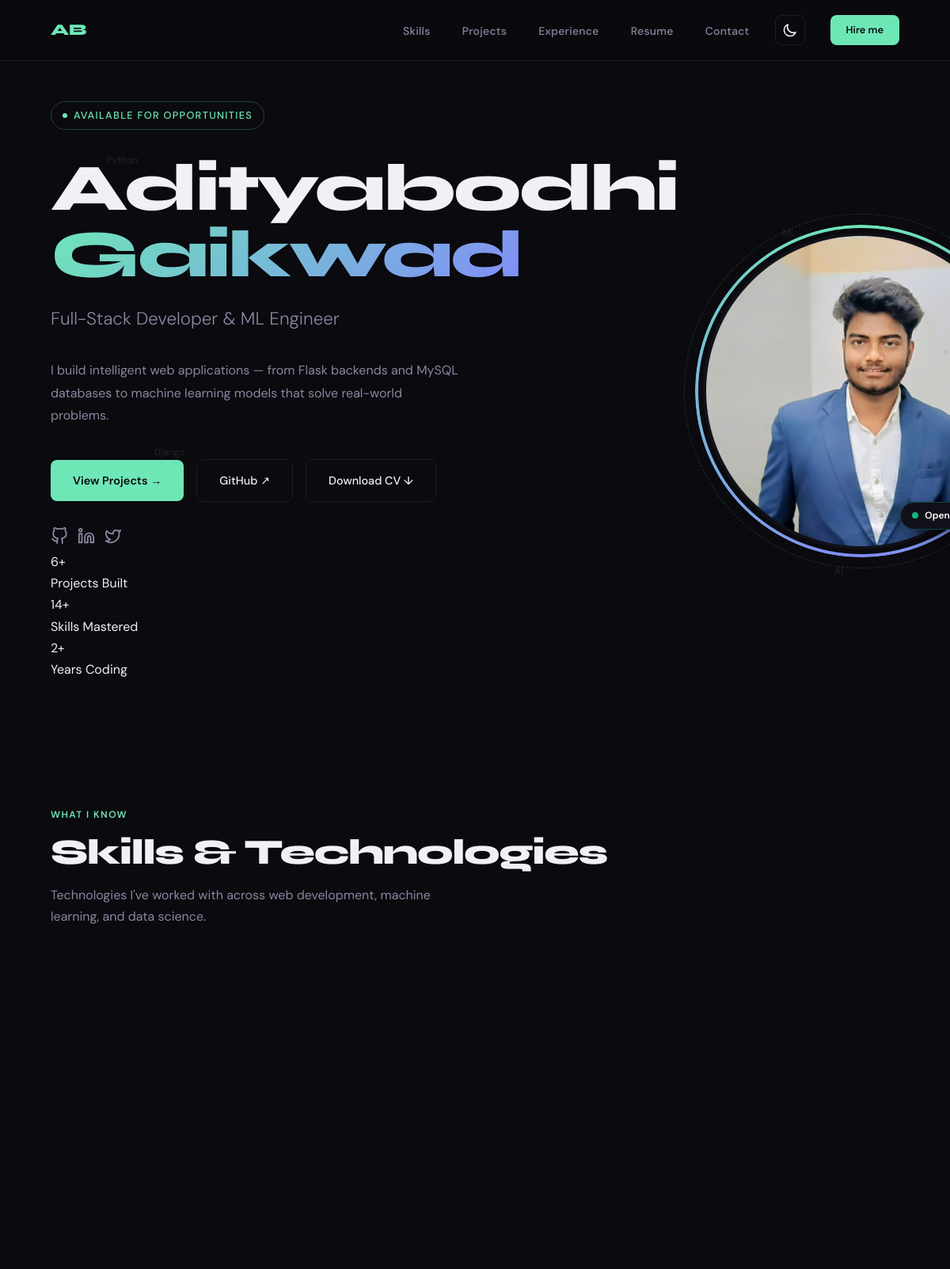
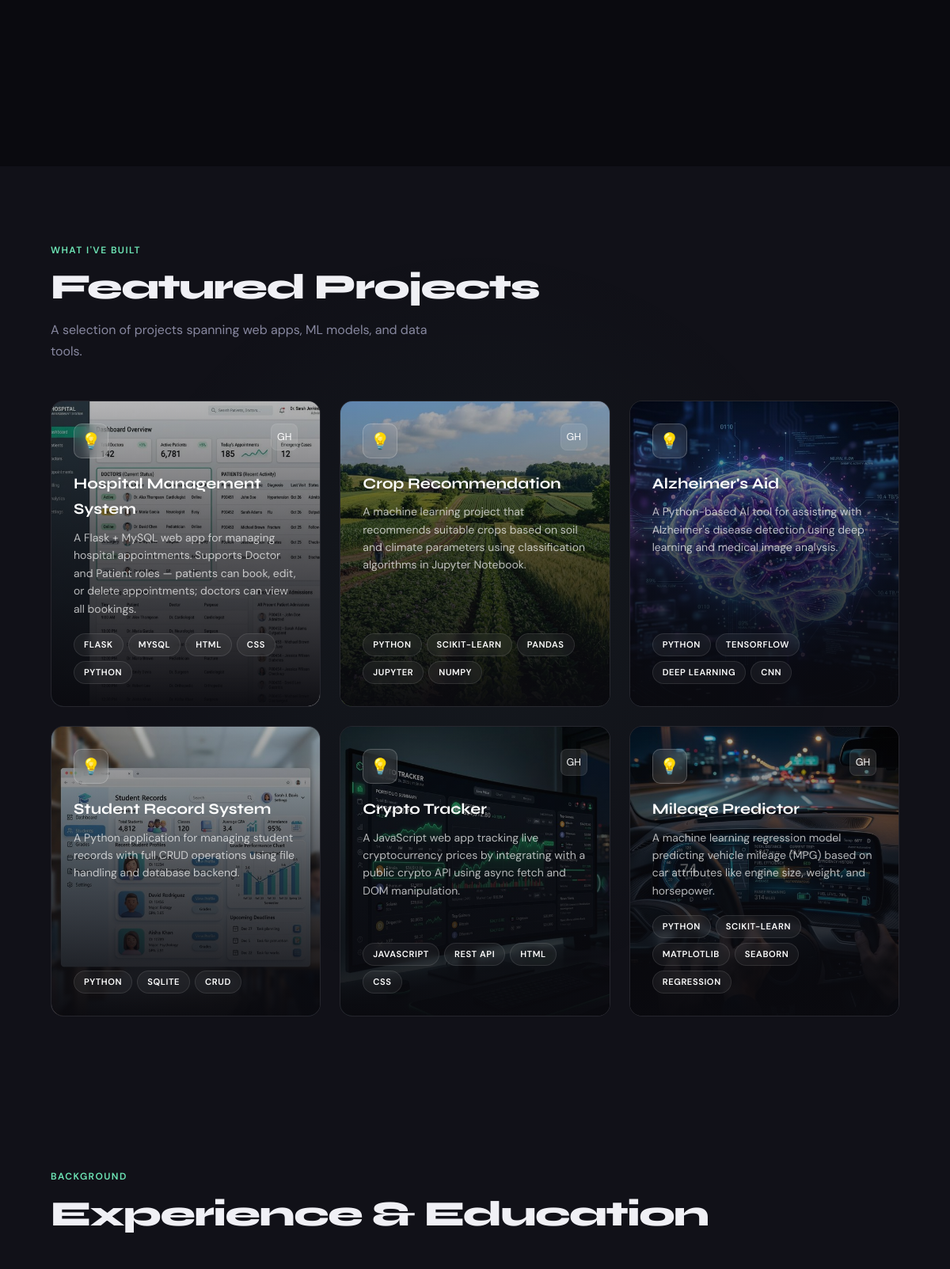
The page / (upper part) on the database its author committed (2 pictures, top to bottom).
### portfolio/models.py (models this page shows, shortened)
class Project(models.Model):
    title = models.CharField(max_length=200)
    description = models.TextField()
    tech_stack = models.CharField(max_length=300, help_text="Comma-separated technologies")
    github_url = models.URLField(blank=True)
    live_url = models.URLField(blank=True)
    image = models.ImageField(upload_to='projects/', blank=True, null=True)
    is_featured = models.BooleanField(default=False)
    order = models.IntegerField(default=0)
    created_at = models.DateTimeField(auto_now_add=True)
    class Meta:
        ordering = ['order', '-created_at']
    def get_tech_list(self):
        return [t.strip() for t in self.tech_stack.split(',') if t.strip()]

### portfolio/views.py (the view)
# urls.py: path('', views.home, name='home'),
def home(request):
    projects = Project.objects.filter(is_featured=True)[:6]
    skills = Skill.objects.all()
    experiences = Experience.objects.all()
    skills_by_category = {}
    for skill in skills:
        key = skill.category
        if key not in skills_by_category:
            skills_by_category[key] = {
                'display': skill.get_category_display(),
                'skills': []
            }
        skills_by_category[key]['skills'].append(skill)
    context = {
        'projects': projects,
        'skills_by_category': skills_by_category,
        'experiences': experiences,
        'total_projects': Project.objects.count(),
        'total_skills': Skill.objects.count(),
    }
    return render(request, 'portfolio/index.html', context)

### portfolio/templates/portfolio/index.html (shortened to what this page needs)
{% load static %}
<!DOCTYPE html>
<html lang="en">
<head>
</head>
<body>
  <nav>
    <div class="nav-left">
      <a href="#" class="nav-logo">AB</a>
    </div>
    <div class="nav-right">
      <ul class="nav-links" id="navLinks">
        <li><a href="#skills">Skills</a></li>
        <li><a href="#projects">Projects</a></li>
        <li><a href="#experience">Experience</a></li>
        <li><a href="{% static 'portfolio/resume.pdf' %}" download>Resume</a></li>
        <li><a href="#contact">Contact</a></li>
      </ul>
      <button class="theme-toggle" id="themeToggle" aria-label="Toggle theme">
        <svg class="moon-icon" fill="none" stroke="currentColor" viewBox="0 0 24 24">
          <path stroke-linecap="round" stroke-linejoin="round" stroke-width="2"
            d="M20.354 15.354A9 9 0 018.646 3.646 9.003 9.003 0 0012 21a9.003 9.003 0 008.354-5.646z" />
        </svg>
      </button>
      <a href="#contact" class="btn-primary" style="padding:0.5rem 1.25rem; font-size:0.8rem;">Hire me</a>
    </div>
  </nav>
  <section class="hero" id="home">
    <div class="glow-spotlight" id="spotlight"></div>
    <div class="hero-bg">
      <div class="floating-pill" style="top: 20%; left: 10%; animation-delay: 0s;">Python</div>
      <div class="floating-pill" style="top: 60%; left: 15%; animation-delay: 2s;">Django</div>
      <div class="floating-pill" style="top: 30%; right: 15%; animation-delay: 1s;">ML</div>
      <div class="floating-pill" style="bottom: 20%; right: 10%; animation-delay: 3.5s;">AI</div>
    </div>
    <div class="hero-grid"></div>
    <div class="hero-content">
      <div class="hero-tag">Available for opportunities</div>
      <h1 class="hero-name">Adityabodhi <br><span>Gaikwad</span></h1>
      <p class="hero-role">Full-Stack Developer &amp; ML Engineer</p>
      <p class="hero-desc">I build intelligent web applications — from Flask backends and MySQL databases to machine
        learning models that solve real-world problems.</p>
      <div class="hero-btns">
        <a href="#projects" class="btn-primary">View Projects →</a>
        <a href="https://github.com/Adityabodhi" target="_blank" class="btn-outline">GitHub ↗</a>
        <a href="{% static 'portfolio/resume.pdf' %}" download class="btn-outline">Download CV ↓</a>
      </div>
      <div class="hero-social-links">
        <a href="https://github.com/Adityabodhi" target="_blank" title="GitHub"></a>
        <a href="https://linkedin.com/in/adityabodhi-gaikwad" target="_blank" title="LinkedIn"></a>
        <a href="https://x.com/Adityabodhi_Ml" target="_blank" title="Twitter"><svg width="22" height="22"
            viewBox="0 0 24 24" fill="none" stroke="currentColor" stroke-width="2" stroke-linecap="round"
            stroke-linejoin="round">
            <path
              d="M22 4s-.7 2.1-2 3.4c1.6 10-9.4 17.3-18 11.6 2.2.1 4.4-.6 6-2C3 15.5.5 9.6 3 5c2.2 2.6 5.6 4.1 9 4-.9-4.2 4-6.6 7-3.8 1.1 0 3-1.2 3-1.2z">
            </path>
          </svg></a>
      </div>
      <div class="hero-stats">
        <div>
          <div class="stat-num">{{ total_projects|default:"6" }}<span>+</span></div>
          <div class="stat-lbl">Projects Built</div>
        </div>
        <div>
          <div class="stat-num">{{ total_skills|default:"15" }}<span>+</span></div>
          <div class="stat-lbl">Skills Mastered</div>
        </div>
        <div>
          <div class="stat-num">2<span>+</span></div>
          <div class="stat-lbl">Years Coding</div>
        </div>
      </div>
    </div>
    <div class="hero-img">
      <div class="profile-ring-wrap">
        <img src="{% static 'portfolio/images/profile.jpg' %}" alt="Adityabodhi Gaikwad">
        <span class="available-badge">
          <span class="badge-dot"></span> Open to Work
        </span>
      </div>
    </div>
  </section>
  <section id="skills">
    <div class="section-tag">What I know</div>
    <h2 class="section-title">Skills &amp; Technologies</h2>
    <p class="section-sub">Technologies I've worked with across web development, machine learning, and data science.</p>
    {% if skills_by_category %}
    <div class="skills-grid">
    </div>
    {% endif %}
  </section>
  <section id="projects">
    <div class="section-tag">What I've built</div>
    <h2 class="section-title">Featured Projects</h2>
    <p class="section-sub">A selection of projects spanning web apps, ML models, and data tools.</p>
    <div class="projects-grid">
      {% if projects %}
      {% for project in projects %}
      <div class="project-card">
        {% if project.image %}
        <div class="project-card-bg">
          <img src="{{ project.image.url }}" alt="{{ project.title }}">
        </div>
        {% endif %}
        <div class="project-card-overlay"></div>
        <div class="project-body">
          <div class="project-top">
            <div class="project-icon">💡</div>
            <div class="project-links">
              {% if project.github_url %}
              <a href="{{ project.github_url }}" class="project-link" target="_blank" title="GitHub">GH</a>
              {% endif %}
            </div>
          </div>
          <div class="project-title">{{ project.title }}</div>
          <div class="project-desc">{{ project.description }}</div>
          <div class="project-tech">
            {% for tech in project.get_tech_list %}
            <span class="tech-tag">{{ tech }}</span>
            {% endfor %}
          </div>
        </div>
      </div>
      {% endfor %}
      {% endif %}
    </div>
  </section>
  <section id="experience">
    <div class="section-tag">Background</div>
    <h2 class="section-title">Experience &amp; Education</h2>
  </section>
</body>
</html>

### rows shown on the page
Project: image (picture), title "Hospital Management System", description "A Flask + MySQL web app for managing hospital appointments. Supports Doctor and Patient roles — patients can book, edit, or delete appointments; doctors can view all bookings.", get_tech_list "FLASK" "MYSQL" "HTML" "CSS" "PYTHON"
Project: image (picture), title "Crop Recommendation", description "A machine learning project that recommends suitable crops based on soil and climate parameters using classification algorithms in Jupyter Notebook.", get_tech_list "PYTHON" "SCIKIT-LEARN" "PANDAS" "JUPYTER" "NUMPY"
Project: image (picture), title "Alzheimer's Aid", description "A Python-based AI tool for assisting with Alzheimer's disease detection using deep learning and medical image analysis.", get_tech_list "PYTHON" "TENSORFLOW" "DEEP LEARNING" "CNN"
Project: image (picture), title "Student Record System", description "A Python application for managing student records with full CRUD operations using file handling and database backend.", get_tech_list "PYTHON" "SQLITE" "CRUD"
Project: image (picture), title "Crypto Tracker", description "A JavaScript web app tracking live cryptocurrency prices by integrating with a public crypto API using async fetch and DOM manipulation.", get_tech_list "JAVASCRIPT" "REST API" "HTML" "CSS"
Project: image (picture), title "Mileage Predictor", description "A machine learning regression model predicting vehicle mileage (MPG) based on car attributes like engine size, weight, and horsepower.", get_tech_list "PYTHON" "SCIKIT-LEARN" "MATPLOTLIB" "SEABORN" "REGRESSION"

### other values the page prints
{{ total_projects|default:"6" }} "6"
{{ total_skills|default:"15" }} "14"
